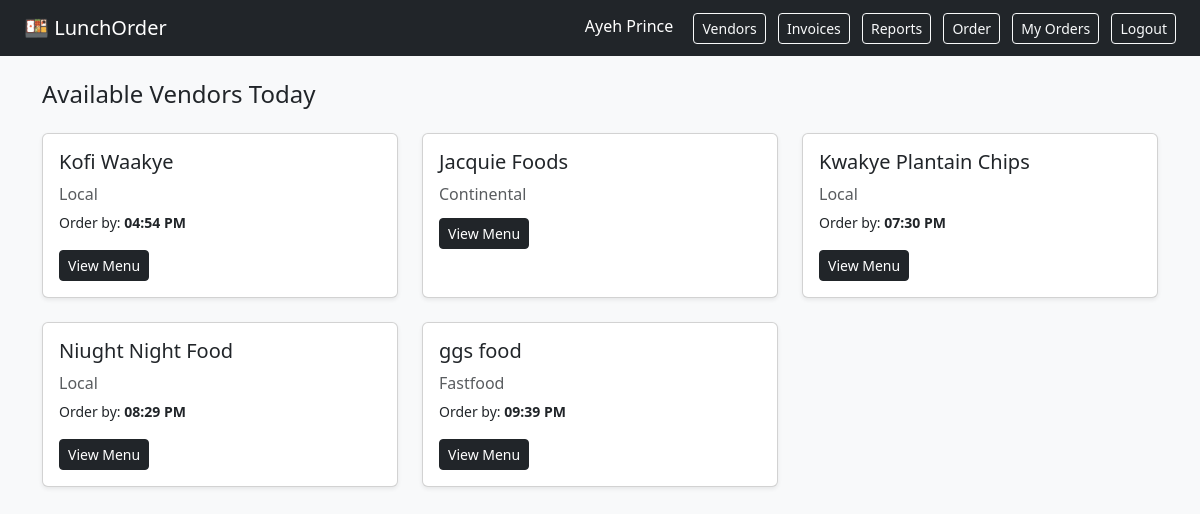
/browse (signed in), run on an earlier commit of the app's database.
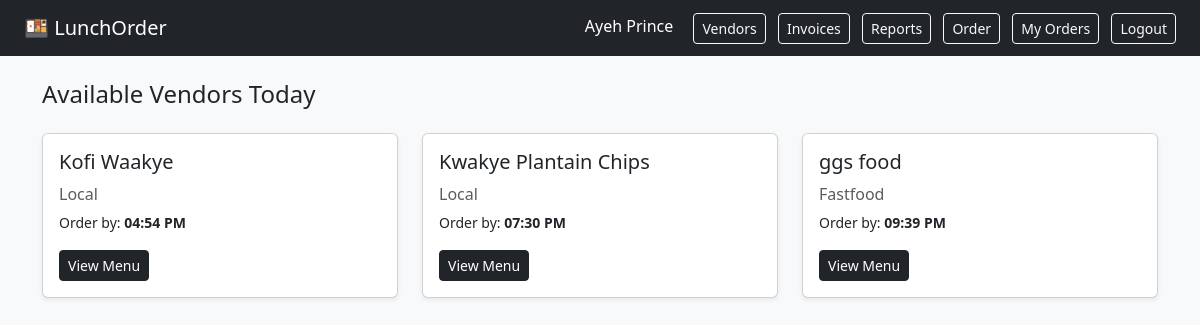
And on a later commit of the database.
### app/models.py (models this page shows)
class Vendor(db.Model):
    id = db.Column(db.Integer, primary_key=True)
    name = db.Column(db.String(100), nullable=False)
    contact_email = db.Column(db.String(120), nullable=False)
    phone = db.Column(db.String(20), nullable=False)
    cuisine_type = db.Column(db.String(50), nullable=False)
    is_active = db.Column(db.Boolean, default=False)
    order_deadline = db.Column(db.Time, nullable=True)
    menu_items = db.relationship('MenuItem', backref='vendor', lazy=True)

### app/orders.py (the view)
@orders_bp.route('/browse')
@login_required
def browse():
    vendors = Vendor.query.filter_by(is_active=True).all()
    return render_template('orders/browse.html', vendors=vendors)

### app/auth.py (called while the page is built)
@login_manager.user_loader
def load_user(user_id):
    return Employee.query.get(int(user_id))

### app/templates/orders/browse.html
{% extends "base.html" %}
{% block content %}
<h4 class="mb-4">Available Vendors Today</h4>
{% if vendors %}
<div class="row">
    {% for v in vendors %}
    <div class="col-md-4 mb-4">
        <div class="card h-100 shadow-sm">
            <div class="card-body">
                <h5 class="card-title">{{ v.name }}</h5>
                <p class="text-muted mb-1">{{ v.cuisine_type | capitalize }}</p>
                {% if v.order_deadline %}
                <p class="mb-2"><small>Order by: <strong>{{ v.order_deadline.strftime('%I:%M %p') }}</strong></small></p>
                {% endif %}
                <a href="{{ url_for('orders.view_menu', vendor_id=v.id) }}" class="btn btn-dark btn-sm mt-2">View Menu</a>
            </div>
        </div>
    </div>
    {% endfor %}
</div>
{% else %}
<p class="text-muted">No vendors available today. Check back later!</p>
{% endif %}
{% endblock %}

What changed in the data, as far as the page shows it:
no longer on this page (row edited): Vendor: name "Jacquie Foods", cuisine_type "Continental"
no longer on this page (row edited): Vendor: name "Niught Night Food", cuisine_type "Local", order_deadline "08:29 PM"
